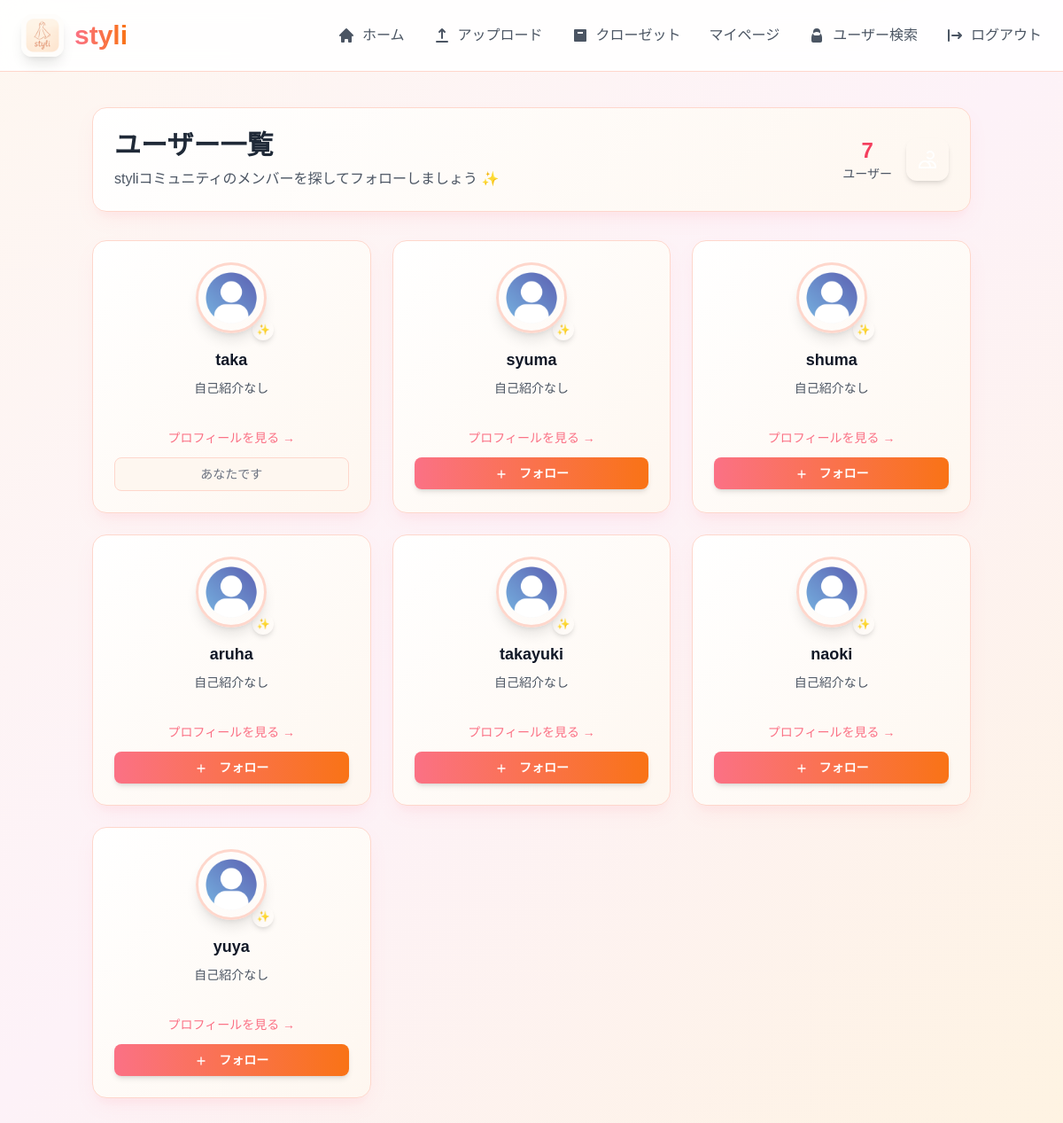
The app's page /users (signed in) with its own data.
### models.py (models this page shows)
class User(Base):
    __tablename__ = "users"
    id = Column(Integer, primary_key=True, index=True)
    username = Column(String, unique=True, index=True)
    hashed_password = Column(String)

### main.py (the view)
@app.get("/users", response_class=HTMLResponse)
def list_users(request: Request, username: str = Cookie(default=None)):
    if username is None:
        return RedirectResponse(url="/login")
    db = SessionLocal()
    all_users = db.query(User).all()
    users = []
    for user in all_users:
        if user.username != username:
            is_following = db.query(Follow).filter(
                Follow.follower == username, Follow.following == user.username
            ).first() is not None
            user.is_following = is_following
        users.append(user)
    db.close()
    return templates.TemplateResponse("user_list.html", {
        "request": request,
        "username": username,
        "users": users
    })

### templates/user_list.html (shortened to what this page needs)
<!DOCTYPE html>
<html lang="ja">
<head>
    <script src="https://cdn.tailwindcss.com"></script>
</head>
<body class="min-h-screen">
    <nav class="bg-white/90 backdrop-blur-md border-b border-brand-100 px-6 py-4 sticky top-0 z-50">
        <div class="max-w-7xl mx-auto flex justify-between items-center">
            <div class="flex items-center space-x-3">
                <img src="/static/styli_icon.png" alt="styli" class="w-12 h-12 icon-pulse rounded-xl object-cover shadow-lg">
                <div class="text-3xl font-bold text-gradient">
                </div>
            </div>
            <div class="flex space-x-8">
                <a href="/mypage" class="nav-link text-gray-600 hover:text-brand-500 font-medium transition-all duration-300 flex items-center group">
                    ホーム
                </a>
                <a href="/upload" class="nav-link text-gray-600 hover:text-brand-500 font-medium transition-all duration-300 flex items-center group">
                    アップロード
                </a>
                <a href="/closet" class="nav-link text-gray-600 hover:text-brand-500 font-medium transition-all duration-300 flex items-center group">
                    <svg xmlns="http://www.w3.org/2000/svg" class="h-5 w-5 mr-2 group-hover:scale-110 transition-transform" viewBox="0 0 20 20" fill="currentColor">
                        <path d="M4 3a1 1 0 00-1 1v12a1 1 0 001 1h12a1 1 0 001-1V4a1 1 0 00-1-1H4zm3 3h6v2H7V6z" />
                    </svg>
                    クローゼット
                </a>
                <a href="/profile/edit" class="nav-link text-gray-600 hover:text-brand-500 font-medium transition-all duration-300">マイページ</a>
                <a href="/users" class="nav-link text-gray-600 hover:text-brand-500 font-medium transition-all duration-300 flex items-center group">
                    <svg xmlns="http://www.w3.org/2000/svg" class="h-5 w-5 mr-2 group-hover:scale-110 transition-transform" viewBox="0 0 20 20" fill="currentColor">
                        <path fill-rule="evenodd" d="M10 2a4 4 0 00-4 4v2a2 2 0 002 2h4a2 2 0 002-2V6a4 4 0 00-4-4zM4 12a6 6 0 0112 0v4a2 2 0 01-2 2H6a2 2 0 01-2-2v-4z" clip-rule="evenodd" />
                    </svg>
                    ユーザー検索
                </a>
                <a href="/login" class="nav-link text-gray-600 hover:text-brand-500 font-medium transition-all duration-300 flex items-center group">
                    ログアウト
                </a>
            </div>
        </div>
    </nav>
    <main class="max-w-5xl mx-auto py-10 px-4">
        <div class="header-card rounded-2xl p-6 mb-8 animate-fade-in">
            <div class="flex items-center justify-between flex-wrap gap-4">
                <div>
                    <h1 class="text-3xl font-bold text-gray-800 mb-2">ユーザー一覧</h1>
                    <p class="text-gray-600">styliコミュニティのメンバーを探してフォローしましょう ✨</p>
                </div>
                <div class="flex items-center space-x-4">
                    <div class="text-center">
                        <div class="text-2xl font-bold text-brand-500">{{ users|length }}</div>
                        <div class="text-sm font-medium text-gray-600">ユーザー</div>
                    </div>
                    <div class="w-12 h-12 bg-gradient-to-br from-brand-500 to-orange-500 rounded-xl flex items-center justify-center text-white shadow-md">
                        <svg xmlns="http://www.w3.org/2000/svg" class="h-6 w-6" fill="none" viewBox="0 0 24 24" stroke="currentColor" stroke-width="2">
                            <path stroke-linecap="round" stroke-linejoin="round" d="M12 4.354a4 4 0 110 5.292M15 21H3v-1a6 6 0 0112 0v1zm0 0h6v-1a6 6 0 00-9-5.197m13.5-.5a.5.5 0 11-1 0 .5.5 0 011 0z" />
                        </svg>
                    </div>
                </div>
            </div>
        </div>
        {% if users %}
        <div class="grid grid-cols-1 sm:grid-cols-2 lg:grid-cols-3 gap-6 animate-slide-up animate-delay-100">
            {% for user in users %}
            <div class="user-card rounded-2xl p-6 flex flex-col items-center text-center" style="animation: slideUp 0.5s ease-out forwards; animation-delay: {{ 0.1 + (loop.index * 0.05) }}s; opacity: 0;">
                <div class="relative mb-4">
                    <img src="{{ user.icon_path or '/static/default-icon.png' }}" class="user-avatar w-20 h-20 rounded-full object-cover shadow-lg" alt="アイコン">
                    <div class="absolute -bottom-2 -right-2 w-6 h-6 bg-gradient-to-r from-brand-400 to-orange-500 rounded-full flex items-center justify-center shadow-md">
                        <span class="text-white text-xs">✨</span>
                    </div>
                </div>
                <h2 class="text-lg font-semibold text-gray-900 mb-2">{{ user.username }}</h2>
                <p class="text-sm text-gray-600 mb-4 line-clamp-2 min-h-[2.5rem]">{{ user.bio or '自己紹介なし' }}</p>
                <a href="/user/{{ user.username }}" class="btn-link text-sm mb-3 font-medium">
                    プロフィールを見る →
                </a>
                {% if username != user.username %}
                <button
                    class="follow-btn text-white px-6 py-2 text-sm rounded-lg font-semibold shadow-md w-full transition-all"
                    data-username="{{ user.username }}"
                    data-following="{{ 'true' if user.is_following else 'false' }}"
                >
                    {% if user.is_following %}
                        <svg xmlns="http://www.w3.org/2000/svg" class="h-4 w-4 inline mr-2" fill="none" viewBox="0 0 24 24" stroke="currentColor">
                            <path stroke-linecap="round" stroke-linejoin="round" stroke-width="2" d="M5 13l4 4L19 7" />
                        </svg>
                        フォロー解除
                    {% else %}
                        <svg xmlns="http://www.w3.org/2000/svg" class="h-4 w-4 inline mr-2" fill="none" viewBox="0 0 24 24" stroke="currentColor">
                            <path stroke-linecap="round" stroke-linejoin="round" stroke-width="2" d="M12 6v6m0 0v6m0-6h6m-6 0H6" />
                        </svg>
                        フォロー
                    {% endif %}
                </button>
                {% else %}
                <div class="text-sm text-gray-500 bg-brand-50 px-4 py-2 rounded-lg border border-brand-100 w-full">
                    あなたです
                </div>
                {% endif %}
            </div>
            {% endfor %}
        </div>
        {% endif %}
    </main>
</body>
</html>

### templates/user_list.html (style rules this page uses)
body { font-family: 'Noto Sans JP', sans-serif; background: linear-gradient(135deg, #fef7f0 0%, #fdf2f8 50%, #fef3e2 100%); min-height: 100vh; }
.animate-fade-in { animation: fadeIn 0.5s ease-in-out forwards; }
.animate-slide-up { animation: slideUp 0.5s ease-out forwards; }
.animate-delay-100 { animation-delay: 0.1s; }
.text-gradient { background-clip: text; -webkit-background-clip: text; color: transparent; background-image: linear-gradient(90deg, #fb7185, #f97316); }
.icon-pulse { animation: iconPulse 2s ease-in-out infinite; }
.nav-link { position: relative; transition: all 0.3s ease; }
.nav-link::after { content: ''; position: absolute; width: 0; height: 2px; bottom: -4px; left: 50%; background: linear-gradient(90deg, #fb7185, #f97316); transition: all 0.3s ease; }
.user-card { background: linear-gradient(135deg, #ffffff 0%, #fef7f0 100%); border: 1px solid #fed7cc; box-shadow: 0 10px 25px -5px rgba(251, 113, 133, 0.1), 0 10px 10px -5px rgba(251, 113, 133, 0.04); transition: all 0.3s ease; }
.user-avatar { border: 3px solid #fed7cc; transition: all 0.3s ease; }
.header-card { background: linear-gradient(135deg, #ffffff 0%, #fef7f0 100%); border: 1px solid #fed7cc; box-shadow: 0 10px 25px -5px rgba(251, 113, 133, 0.1), 0 10px 10px -5px rgba(251, 113, 133, 0.04); }
.follow-btn { background: linear-gradient(90deg, #fb7185 0%, #f97316 100%); transition: all 0.3s ease; }
.btn-link { color: #fb7185; transition: all 0.3s ease; }
.bg-brand-50 { background-color: #fef7f0; }
.text-brand-500 { color: #f43f5e; }
.border-brand-100 { border-color: #fed7cc; }

### records on screen
User: username "taka", bio "自己紹介なし", shows "あなたです"
User: username "syuma", bio "自己紹介なし", shows "フォロー"
User: username "shuma", bio "自己紹介なし", shows "フォロー"
User: username "aruha", bio "自己紹介なし", shows "フォロー"
User: username "takayuki", bio "自己紹介なし", shows "フォロー"
User: username "naoki", bio "自己紹介なし", shows "フォロー"
User: username "yuya", bio "自己紹介なし", shows "フォロー"

### other values on screen
{{ users|length }} "7"
